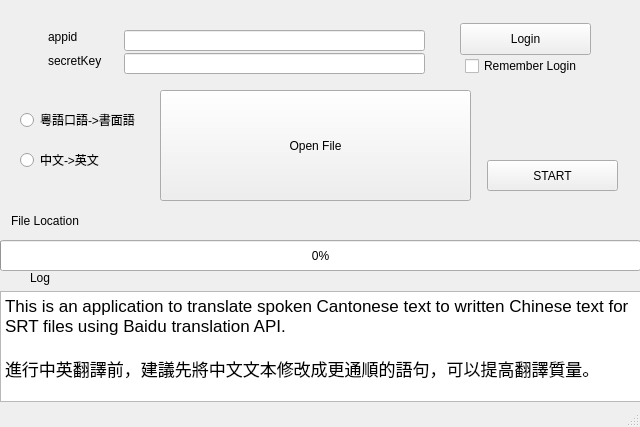
<?xml version="1.0" encoding="UTF-8"?>
<ui version="4.0">
 <class>MainWindow</class>
 <widget class="QMainWindow" name="MainWindow">
  <property name="geometry">
   <rect>
    <x>0</x>
    <y>0</y>
    <width>640</width>
    <height>427</height>
   </rect>
  </property>
  <property name="windowTitle">
   <string>Translate spoken Cantonese to written Chinese</string>
  </property>
  <property name="dockOptions">
   <set>QMainWindow::AllowTabbedDocks|QMainWindow::AnimatedDocks</set>
  </property>
  <widget class="QWidget" name="centralwidget">
   <widget class="QLabel" name="appid_label">
    <property name="geometry">
     <rect>
      <x>48</x>
      <y>29</y>
      <width>34</width>
      <height>16</height>
     </rect>
    </property>
    <property name="whatsThis">
     <string/>
    </property>
    <property name="text">
     <string>appid</string>
    </property>
   </widget>
   <widget class="QCheckBox" name="remember_checkBox">
    <property name="geometry">
     <rect>
      <x>465</x>
      <y>56</y>
      <width>161</width>
      <height>20</height>
     </rect>
    </property>
    <property name="text">
     <string>Remember Login</string>
    </property>
   </widget>
   <widget class="QLabel" name="secretkey_label">
    <property name="geometry">
     <rect>
      <x>48</x>
      <y>53</y>
      <width>61</width>
      <height>16</height>
     </rect>
    </property>
    <property name="whatsThis">
     <string/>
    </property>
    <property name="text">
     <string>secretKey</string>
    </property>
   </widget>
   <widget class="QPushButton" name="openfile_pushButton">
    <property name="geometry">
     <rect>
      <x>160</x>
      <y>90</y>
      <width>311</width>
      <height>111</height>
     </rect>
    </property>
    <property name="text">
     <string>Open File</string>
    </property>
   </widget>
   <widget class="QLabel" name="file_label">
    <property name="geometry">
     <rect>
      <x>11</x>
      <y>211</y>
      <width>81</width>
      <height>20</height>
     </rect>
    </property>
    <property name="text">
     <string>File Location</string>
    </property>
   </widget>
   <widget class="QLabel" name="filepath_label">
    <property name="geometry">
     <rect>
      <x>100</x>
      <y>211</y>
      <width>501</width>
      <height>20</height>
     </rect>
    </property>
    <property name="text">
     <string/>
    </property>
   </widget>
   <widget class="QProgressBar" name="trans_progressBar">
    <property name="geometry">
     <rect>
      <x>0</x>
      <y>240</y>
      <width>641</width>
      <height>31</height>
     </rect>
    </property>
    <property name="sizePolicy">
     <sizepolicy hsizetype="Expanding" vsizetype="Expanding">
      <horstretch>0</horstretch>
      <verstretch>0</verstretch>
     </sizepolicy>
    </property>
    <property name="value">
     <number>0</number>
    </property>
   </widget>
   <widget class="QTextBrowser" name="logging_textBrowser">
    <property name="geometry">
     <rect>
      <x>0</x>
      <y>291</y>
      <width>641</width>
      <height>111</height>
     </rect>
    </property>
    <property name="html">
     <string>&lt;!DOCTYPE HTML PUBLIC &quot;-//W3C//DTD HTML 4.0//EN&quot; &quot;http://www.w3.org/TR/REC-html40/strict.dtd&quot;&gt;
&lt;html&gt;&lt;head&gt;&lt;meta name=&quot;qrichtext&quot; content=&quot;1&quot; /&gt;&lt;style type=&quot;text/css&quot;&gt;
p, li { white-space: pre-wrap; }
&lt;/style&gt;&lt;/head&gt;&lt;body style=&quot; font-family:'.SF NS Text'; font-size:13pt; font-weight:400; font-style:normal;&quot;&gt;
&lt;p style=&quot; margin-top:0px; margin-bottom:0px; margin-left:0px; margin-right:0px; -qt-block-indent:0; text-indent:0px;&quot;&gt;This is an application to translate spoken Cantonese text to written Chinese text for SRT files using Baidu translation API.&lt;/p&gt;
&lt;p style=&quot;-qt-paragraph-type:empty; margin-top:0px; margin-bottom:0px; margin-left:0px; margin-right:0px; -qt-block-indent:0; text-indent:0px;&quot;&gt;&lt;br /&gt;&lt;/p&gt;
&lt;p style=&quot; margin-top:0px; margin-bottom:0px; margin-left:0px; margin-right:0px; -qt-block-indent:0; text-indent:0px;&quot;&gt;進行中英翻譯前，建議先將中文文本修改成更通順的語句，可以提高翻譯質量。&lt;/p&gt;&lt;/body&gt;&lt;/html&gt;</string>
    </property>
   </widget>
   <widget class="QLabel" name="logging_label">
    <property name="geometry">
     <rect>
      <x>30</x>
      <y>270</y>
      <width>41</width>
      <height>16</height>
     </rect>
    </property>
    <property name="text">
     <string>Log</string>
    </property>
   </widget>
   <widget class="QRadioButton" name="yue2zh_radioButton">
    <property name="geometry">
     <rect>
      <x>20</x>
      <y>110</y>
      <width>131</width>
      <height>20</height>
     </rect>
    </property>
    <property name="accessibleName">
     <string>yue-zh</string>
    </property>
    <property name="text">
     <string>粵語口語-&gt;書面語</string>
    </property>
   </widget>
   <widget class="QRadioButton" name="zh2en_radioButton">
    <property name="geometry">
     <rect>
      <x>20</x>
      <y>150</y>
      <width>121</width>
      <height>20</height>
     </rect>
    </property>
    <property name="accessibleName">
     <string>zh-en</string>
    </property>
    <property name="text">
     <string>中文-&gt;英文</string>
    </property>
   </widget>
   <widget class="QPushButton" name="start_pushButton">
    <property name="geometry">
     <rect>
      <x>487</x>
      <y>160</y>
      <width>131</width>
      <height>31</height>
     </rect>
    </property>
    <property name="text">
     <string>START</string>
    </property>
   </widget>
   <widget class="QPushButton" name="login_pushButton">
    <property name="geometry">
     <rect>
      <x>460</x>
      <y>23</y>
      <width>131</width>
      <height>32</height>
     </rect>
    </property>
    <property name="text">
     <string>Login</string>
    </property>
   </widget>
   <widget class="QLineEdit" name="secretkey_lineEdit">
    <property name="geometry">
     <rect>
      <x>124</x>
      <y>53</y>
      <width>301</width>
      <height>21</height>
     </rect>
    </property>
   </widget>
   <widget class="QLineEdit" name="appid_lineEdit">
    <property name="geometry">
     <rect>
      <x>124</x>
      <y>30</y>
      <width>301</width>
      <height>21</height>
     </rect>
    </property>
   </widget>
  </widget>
  <widget class="QMenuBar" name="menubar">
   <property name="geometry">
    <rect>
     <x>0</x>
     <y>0</y>
     <width>640</width>
     <height>22</height>
    </rect>
   </property>
  </widget>
  <widget class="QStatusBar" name="statusbar">
   <property name="enabled">
    <bool>true</bool>
   </property>
  </widget>
 </widget>
 <resources/>
 <connections/>
</ui>
